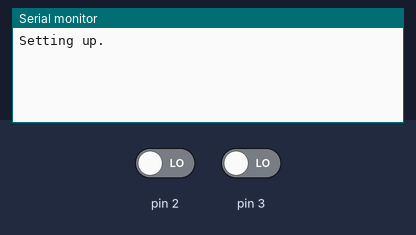
Recording of a sketch running on a simulated Arduino Uno, built with avr-gcc and run on an emulated ATmega328P. Shown: the last lines printed to the serial monitor. The inputs (shaded band) are chosen by the test bench; at power-on: pin 2 LOW, pin 3 LOW.

Above: at 1.2 s.
1.3 s: pin 2 driven HIGH
At 2.5 s:
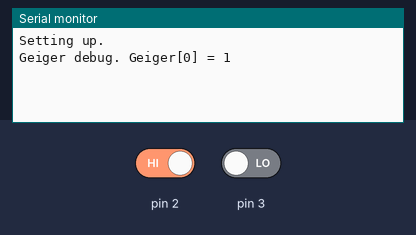
2.8 s: pin 3 driven HIGH
At 3.8 s:
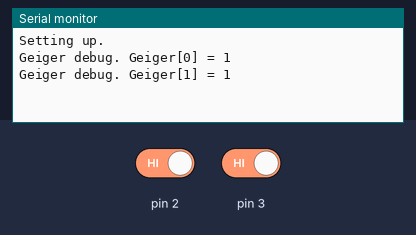

The sketch:

geiger_interrupt_test_code.ino
```cpp
// Pin definitions

// Geiger data
volatile long Geiger[2];  // Max values of 2147483647


void setup(){

    Serial.begin(9600);
    Serial.println("Setting up.");
    // Set up two interrupt pins
    // Generate interrupt on rising
    // This section shouldn't need optimized for speed
    attachInterrupt(digitalPinToInterrupt(2), geiger_0_isr, RISING); // Geiger 0
    attachInterrupt(digitalPinToInterrupt(3), geiger_1_isr, RISING); // Geiger 1

    // Reset Geiger counts
    Geiger[0] = 0;
    Geiger[1] = 0;

}

void loop() {
  // Goal: collect particle counts from 2 detectors
  // Implementation: count pulses at 2 pins.
  // Interrupt-based

  // Hang out and make sure counters haven't overflown

  switch(Geiger[0]) {
    case -2147483647:
      Geiger[0] = 0;
      log_overflow(0);
      break;
    default :
      // Do nothing
      break;
  }

   switch(Geiger[1]) {
    case -2147483647:
      Geiger[0] = 0;
      log_overflow(1);
      break;
    default :
      // Do nothing
      break;
  }

}


void log_overflow (int geiger_num){

  //TODO
}

// Interrupt Service Routine (ISR)
// Geiger pin 0
void geiger_0_isr() {
    Geiger[0] = Geiger[0] + 1;
    Serial.print("Geiger debug. Geiger[0] = ");
    Serial.println(Geiger[0]);
}

// Interrupt Service Routine (ISR)
// Geiger pin 1
void geiger_1_isr() {
    Geiger[1] = Geiger[1] + 1;
    Serial.print("Geiger debug. Geiger[1] = ");
    Serial.println(Geiger[1]);
}
```

Measured:
- after the input at 1.3 s, the serial monitor: prints a new line at once (image 1)
- after the input at 2.8 s, the serial monitor: prints a new line at once (image 2)
